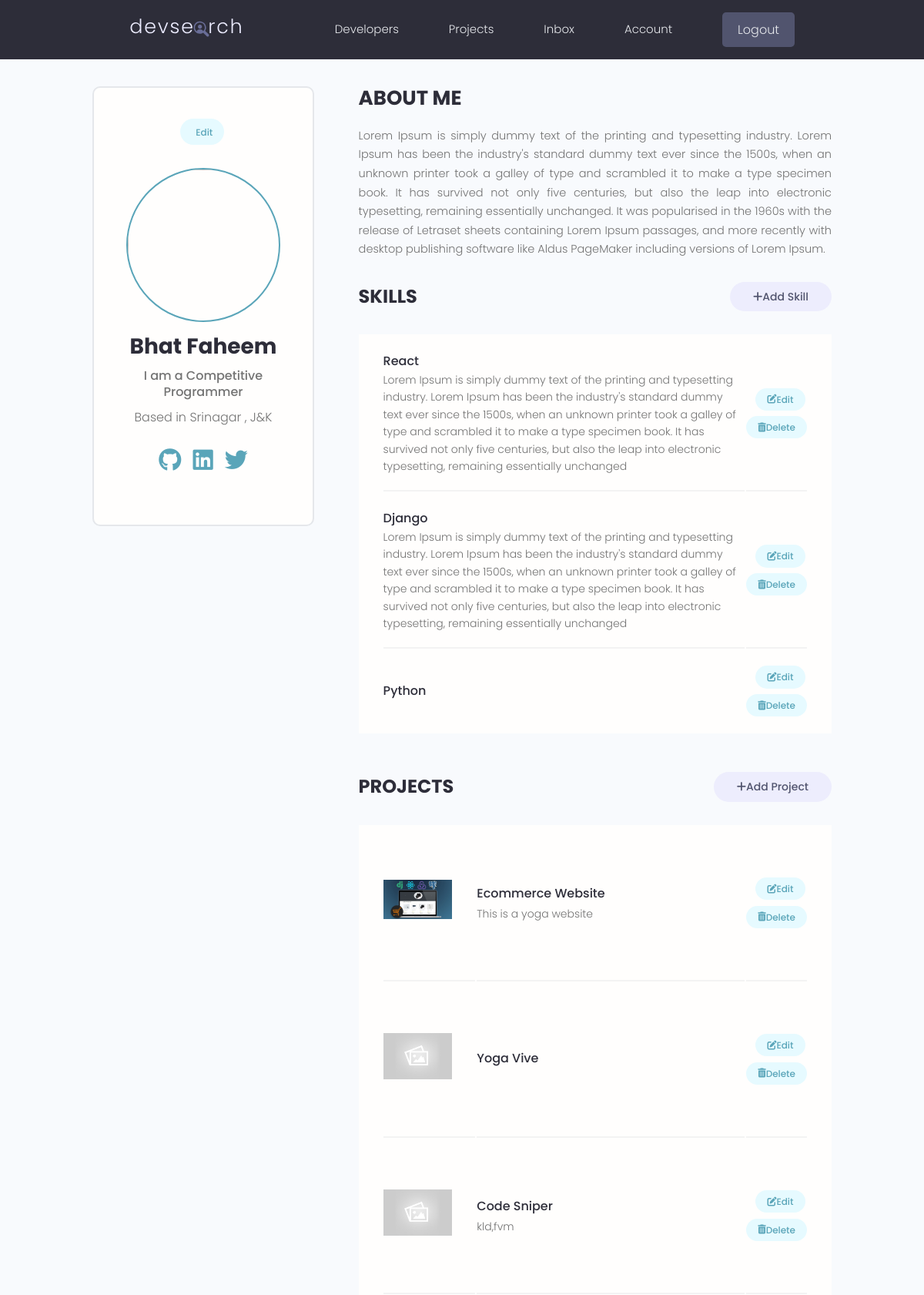
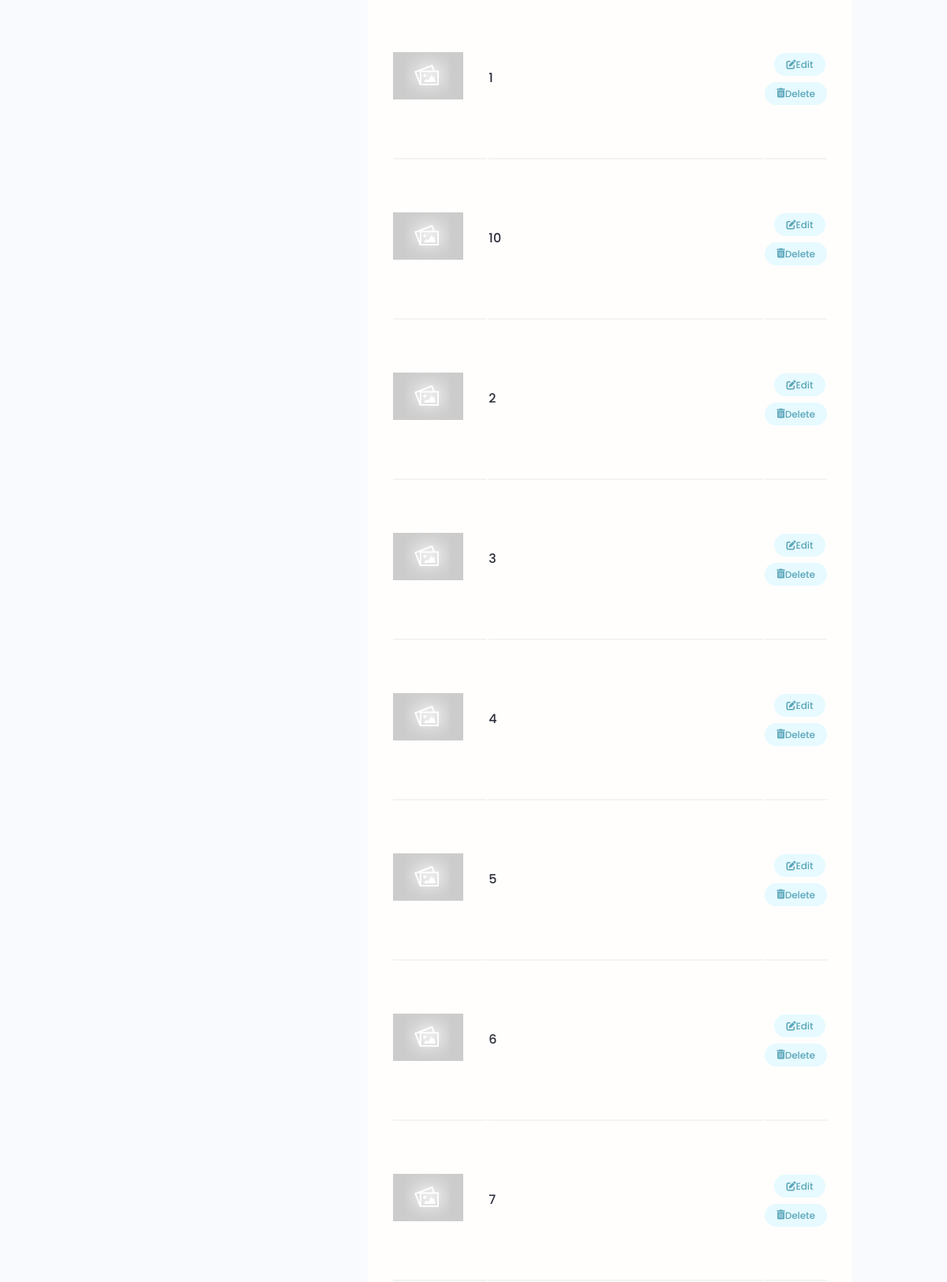
The app's page /account/ (signed in, upper part) with its own data (2 pictures, top to bottom).
### users/models.py (models this page shows, shortened)
class Profile(models.Model):
    user = models.OneToOneField(User, on_delete=models.CASCADE, null=True, blank=True)
    name = models.CharField(max_length=200, blank=True, null=True)
    username = models.CharField(max_length=200, blank=True, null=True)
    location = models.CharField(max_length=200, blank=True, null=True)
    email = models.EmailField(max_length=500, null=True, blank=True)
    short_intro = models.CharField(max_length=200, blank=True, null=True)
    bio = models.TextField(blank=True, null=True)
    profile_img = models.ImageField(
        null=True,
        blank=True,
        upload_to="profiles/",
        default="profiles/user-default.png",
    )
    social_github = models.CharField(max_length=200, blank=True, null=True)
    social_twitter = models.CharField(max_length=200, blank=True, null=True)
    social_linkedin = models.CharField(max_length=200, blank=True, null=True)
    social_youtube = models.CharField(max_length=200, blank=True, null=True)
    social_website = models.CharField(max_length=200, blank=True, null=True)
    created = models.DateTimeField(auto_now_add=True)
    id = models.UUIDField(
        default=uuid.uuid4, unique=True, primary_key=True, editable=False
    )
    class Meta:
        ordering = ["created"]
    @property
    def imageURL(self):
        try:
            url = self.featured_image.url
        except:
            url = ""
        return url

class Skill(models.Model):
    owner = models.ForeignKey(Profile, on_delete=models.CASCADE, null=True, blank=True)
    name = models.CharField(max_length=200, blank=True, null=True)
    description = models.TextField(null=True, blank=True)
    created = models.DateTimeField(auto_now_add=True)
    id = models.UUIDField(
        default=uuid.uuid4, unique=True, primary_key=True, editable=False
    )

### projects/models.py (models this page shows, shortened)
class Project(models.Model):
    owner = models.ForeignKey(Profile, null=True, blank=True, on_delete=models.CASCADE)
    title = models.CharField(max_length=200)
    description = models.TextField(null=True, blank=True)
    featured_image = models.ImageField(null=True, blank=True, default="default.jpg")
    demo_link = models.CharField(max_length=2000, null=True, blank=True)
    source_link = models.CharField(max_length=2000, null=True, blank=True)
    tags = models.ManyToManyField("Tag", blank=True)
    vote_total = models.IntegerField(default=0, null=True, blank=True)
    vote_ratio = models.IntegerField(default=0, null=True, blank=True)
    created = models.DateTimeField(auto_now_add=True)
    id = models.UUIDField(
        default=uuid.uuid4, unique=True, primary_key=True, editable=False
    )
    class Meta:
        ordering = ["-vote_ratio", "-vote_total", "title"]
    @property
    def imageURL(self):
        try:
            url = self.featured_image.url
        except:
            url = ""
        return url

### users/views.py (the view)
# urls.py: path("account/", views.userAccount, name="account"),
@login_required(login_url="login")
def userAccount(request):
    profile = request.user.profile
    skills = profile.skill_set.all()
    projects = profile.project_set.all()
    context = {"profile": profile, "skills": skills, "projects": projects}
    return render(request, "users/account.html", context)

### users/templates/users/account.html (shortened to what this page needs)
{% extends 'main.html' %} {% block content %}
<main class="settingsPage profile my-md">
  <div class="container">
    <div class="layout">
      <div class="column column--1of3">
        <div class="card text-center">
          <div class="card__body dev">
            <a
              class="tag tag--pill tag--main settings__btn"
              href=" {% url 'edit-account' %}"
              > Edit</a
            >
            <img
              class="avatar avatar--xl dev__avatar"
              src="{{profile.imageURL}}"
            />
            <h2 class="dev__name">{{profile.name}}</h2>
            <p class="dev__title">{{profile.short_intro}}</p>
            <p class="dev__location">Based in {{profile.location}}</p>
            <ul class="dev__social">
              {% if profile.social_github %}
              <li>
                <a
                  title="Github"
                  href="{{profile.social_github}}"
                  target="_blank"
                >
                </a>
              </li>
              {% endif%} {% if profile.social_linkedin %}
              <li>
                <a
                  title="LinkedIn"
                  href="{{profile.social_linkedin}}"
                  target="_blank"
                  ></a>
              </li>
              {% endif%} {% if profile.social_twitter %}
              <li>
                <a
                  title="Twitter"
                  href="{{profile.social_twitter}}"
                  target="_blank"
                  ></a>
              </li>
              {% endif%}
            </ul>
          </div>
        </div>
      </div>
      <div class="column column--2of3">
        <div class="devInfo">
          <h3 class="devInfo__title">About Me</h3>
          <p class="devInfo__about">{{profile.bio}}</p>
        </div>
        <div class="settings">
          <h3 class="settings__title">Skills</h3>
          <a
            class="tag tag--pill tag--sub settings__btn tag--lg"
            href="{% url 'create-skill' %}"
            ><i class="fa fa-plus" aria-hidden="true"></i> Add Skill</a
          >
        </div>
        <table class="settings__table">
          {% for skill in skills %}
          <tr>
            <td class="settings__tableInfo">
              <h4>{{skill.name}}</h4>
              <p>{{skill.description}}</p>
            </td>
            <td class="settings__tableActions">
              <a
                class="tag tag--pill tag--main settings__btn"
                href="{% url 'update-skill' skill.id %}"
                ><i class="fas fa-edit"></i> Edit</a
              >
              <a
                class="tag tag--pill tag--main settings__btn"
                href="{% url 'delete-skill' skill.id %}?next=/account"
                ><i class="fa fa-trash" aria-hidden="true"></i> Delete</a
              >
            </td>
          </tr>
          {% endfor %}
        </table>
        <div class="settings">
          <h3 class="settings__title">Projects</h3>
          <a
            class="tag tag--pill tag--sub settings__btn tag--lg"
            href="{% url 'create-project'%}"
            ><i class="fa fa-plus" aria-hidden="true"></i>Add Project</a
          >
        </div>
        <table class="settings__table">
          {% for project in projects %}
          <tr>
            <td class="settings__thumbnail">
              <a href="{% url 'project' project.id %}"
                ><img src="{{project.imageURL}}" alt="Project Thumbnail"
              /></a>
            </td>
            <td class="settings__tableInfo">
              <a href="{% url 'project' project.id %}">{{project.title}}</a>
              <p>{{project.description|slice:"150"}}</p>
            </td>
            <td class="settings__tableActions">
              <a
                class="tag tag--pill tag--main settings__btn"
                href="{% url 'update-project' project.id %}"
                ><i class="fas fa-edit"></i> Edit</a
              >
              <a
                class="tag tag--pill tag--main settings__btn"
                href="{% url 'delete-project' project.id %}?next=/account"
                ><i class="fa fa-trash" aria-hidden="true"></i> Delete</a
              >
            </td>
          </tr>
          {% endfor %}
        </table>
      </div>
    </div>
  </div>
</main>
{% endblock content%}

### static/styles/app.css (style rules this page uses)
:root { --color-sub: #2d2d39; }
.card { border: 2px solid var(--color-light); }
img { width: 100%; }
.profile .card > .dev { padding: 4rem; }
.dev__avatar { display: block; margin: auto; }
.dev__name { color: var(--color-sub); font-size: 2.8rem; font-weight: 700; margin-top: 1rem; margin-bottom: 0.5rem; }
.dev__title { font-size: 1.6rem; font-weight: 500; line-height: 1.3; }
.dev__location { margin-top: 1rem; }
.dev__social { margin: 3rem 0; list-style: none; display: flex; justify-content: center; gap: 1.5rem; }
.devInfo { margin-bottom: 3rem; }
.devInfo__title, .devInfo__subtitle { font-size: 2.6rem; color: var(--color-sub); text-transform: uppercase; font-weight: 700; margin-bottom: 1.5rem; }
.devInfo__about, .devSkill__info { font-size: 1.45rem; line-height: 1.7; text-align: justify; }
.settingsPage .dev > .settings__btn { display: inline-block; margin-bottom: 3rem; }
.settings { display: flex; justify-content: space-between; align-items: center; }
.settings__title { font-size: 2.4rem; text-transform: uppercase; font-weight: 700; color: var(--color-sub); }
.settings__table { margin-top: 3rem; margin-bottom: 5rem; padding: 0 3rem; background: var(--color-white); }
.settings__table tr { width: 100%; }
.settings__table tr > td { padding: 2rem 0; }
.settings__table tr:not(:last-child) td { border-bottom: 2px solid var(--color-white-light); }
.settings__thumbnail { width: 23%; min-width: 10rem; }
.settings__thumbnail img { padding-right: 3rem; height: 15rem; object-fit: contain; }
.settings__tableInfo { width: 100%; }
.settings__tableInfo h4, .settings__tableInfo a { padding-right: 1rem; width: auto; font-size: 1.6rem; font-weight: 500; color: var(--color-sub); }
.settings__tableInfo p { font-size: 1.4rem; }
.settings__tableActions { text-align: right; }

### static/uikit/styles/modules/_variables.css (style rules this page uses)
:root { --color-main: #5aa5b9; --color-main-light: #e6faff; --color-sub: #3f4156; --color-sub-light: #51546e; --color-sub-lighter: #ededfd; --color-text: #737373; --color-gray: #8b8b8b; --color-light: #e5e7eb; --color-light-gray: #767676; --color-bg: #f8fafd; --color-white: #fffefd; --color-white-light: #f3f3f3; --color-success: #359e64; --color-success-bg: #def8e8; --color-error: #fc4b0b; --color-error-bg: #fff2ee; --font-base: 'Poppins', arial, helvetica, 'Segoe UI', roboto, ubuntu, sans-serif; --font-monospace: 'Fira Code', 'Courier New', courier, monospace; --font-regular: 300; --font-medium: 500; --font-bold: 700; --generic-shadow: 1px 1px 5px #00000010; --generic-transition: all 0.3s ease-in-out; }

### static/uikit/styles/modules/_base.css (style rules this page uses)
* { margin: 0; padding: 0; box-sizing: border-box; text-rendering: optimizeLegibility; color: inherit; font-size: inherit; }
html { font-size: 50%; }
@media only screen and (min-width: 480px) { html { font-size: 56.25%; } }
@media only screen and (min-width: 1200px) { html { font-size: 62.5%; } }
body { line-height: 1.6; font-weight: 400; font-size: 1.5rem; color: var(--color-text); background-color: var(--color-bg); min-height: 100vh; }

### static/uikit/styles/modules/_typography.css (style rules this page uses)
* { font-family: var(--font-base); }
h2 { font-size: 3.6rem; font-weight: var(--font-bold); }
h3 { font-size: 3.2rem; font-weight: var(--font-medium); }
h4 { font-size: 2.8rem; font-weight: var(--font-medium); }
p, span, strong { font-size: 1.6rem; color: var(--color-text); font-weight: var(--font-regular); }
a { padding-bottom: 2px; text-decoration: none; display: inline-block; color: var(--color-main); font-weight: var(--font-medium); }

### static/uikit/styles/modules/_utilities.css (style rules this page uses)
.container { width: 92%; max-width: 165rem; margin: 0 auto; box-sizing: border-box; }
@media screen and (min-width: 1000px) { .container { width: 90%; } }
@media screen and (min-width: 1200px) { .container { width: 80%; } }
.text-center { text-align: center; }
.my-md { margin: 3rem auto; }

### static/uikit/styles/modules/_avatar.css (style rules this page uses)
.avatar { border-radius: 50%; border: 2px solid var(--color-main); object-fit: cover; }
.avatar--xl { height: 20rem; width: 20rem; }

### static/uikit/styles/modules/_card.css (style rules this page uses)
.card { border-radius: 1rem; background-color: var(--color-white); border: 1.5px solid var(--color-light); width: auto; height: auto; margin-top: 0.5rem; margin-bottom: 0.5rem; overflow: hidden; }
.card__body, .card__header { padding: 2rem 2.5rem; }

### static/uikit/styles/modules/_layout.css (style rules this page uses)
.layout { display: flex; flex-flow: row wrap; justify-content: space-between; }
.layout > .column { margin-bottom: 3rem; }
.layout > .column.column--1of3 { flex-basis: 30%; }
.layout > .column.column--2of3 { flex-basis: 64%; }

### records on screen
Profile: name "Bhat Faheem", short_intro "I am a Competitive Programmer", location "Srinagar , J&K", bio "Lorem Ipsum is simply dummy text of the printing and typesetting industry. Lorem Ipsum has been the industry's standard dummy text ever since the 1500s, when an unknown printer took a galley of type and scrambled it to make a type specimen book. It has survived not only five centuries, but also the leap into electronic typesetting, remaining essentially unchanged. It was popularised in the 1960s with the release of Letraset sheets containing Lorem Ipsum passages, and more recently with desktop publishing software like Aldus PageMaker including versions of Lorem Ipsum."
Skill: name "React", description "Lorem Ipsum is simply dummy text of the printing and typesetting industry. Lorem Ipsum has been the industry's standard dummy text ever since the 1500s, when an unknown printer took a galley of type and scrambled it to make a type specimen book. It has survived not only five centuries, but also the leap into electronic typesetting, remaining essentially unchanged"
Skill: name "Django", description "Lorem Ipsum is simply dummy text of the printing and typesetting industry. Lorem Ipsum has been the industry's standard dummy text ever since the 1500s, when an unknown printer took a galley of type and scrambled it to make a type specimen book. It has survived not only five centuries, but also the leap into electronic typesetting, remaining essentially unchanged"
Skill: name "Python"
Project: imageURL (picture), title "Ecommerce Website", description "This is a yoga website"
Project: imageURL (placeholder picture), title "Yoga Vive"
Project: imageURL (placeholder picture), title "Code Sniper", description "kld,fvm"
Project: imageURL (placeholder picture), title "1"
Project: imageURL (placeholder picture), title "10"
Project: imageURL (placeholder picture), title "2"
Project: imageURL (placeholder picture), title "3"
Project: imageURL (placeholder picture), title "4"
Project: imageURL (placeholder picture), title "5"
Project: imageURL (placeholder picture), title "6"
Project: imageURL (placeholder picture), title "7"
